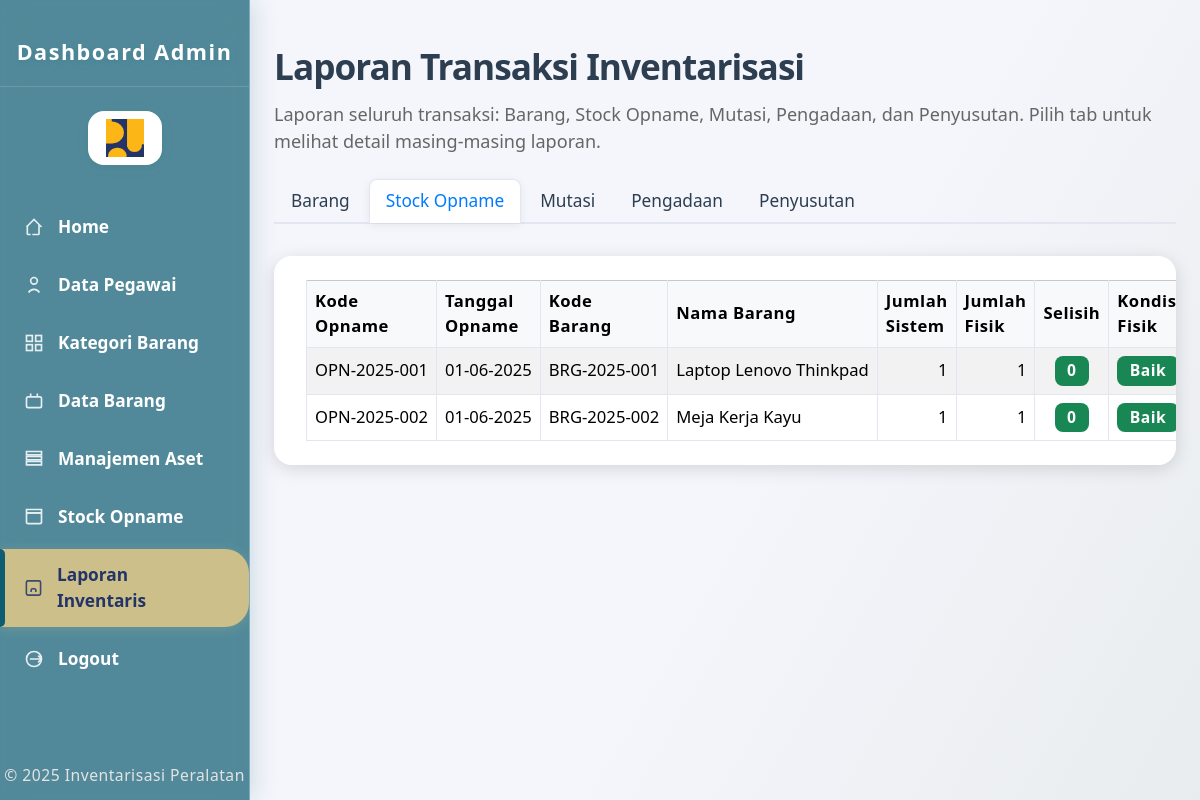
Page /admin/laporan/index.php?tab=stockopname (signed in) on the committed database.
### tables this page shows
CREATE TABLE `stock_opname` (
  `kode_opname` varchar(30) NOT NULL,
  `kode_barang` varchar(30) DEFAULT NULL,
  `nama_barang` varchar(100) DEFAULT NULL,
  `jumlah_sistem` int(11) DEFAULT NULL,
  `jumlah_fisik` int(11) DEFAULT NULL,
  `selisih` int(11) DEFAULT NULL,
  `kondisi_fisik` enum('baik','rusak_ringan','rusak_berat') DEFAULT NULL,
  `kode_pegawai` varchar(20) DEFAULT NULL,
  `nama_pegawai` varchar(100) DEFAULT NULL,
  `tanggal_opname` date NOT NULL,
  `catatan` text DEFAULT NULL,
  `dokumentasi` varchar(255) DEFAULT NULL
);

### admin/laporan/index.php (the view, shortened to what this page needs)
<?php
require_once __DIR__ . '/../../include/koneksi.php';
$title = 'Laporan Transaksi Inventarisasi';
$tab = $_GET['tab'] ?? 'barang';
$search = trim($_GET['search'] ?? '');
$status_filter = $_GET['status'] ?? '';
function tabActive($t, $tab) { return $t==$tab ? 'active' : ''; }
?>
<!DOCTYPE html>
<html lang="id">
<head>
    <link rel="stylesheet" href="../../assets/css/style.css">
    <link rel="stylesheet" href="../../assets/css/bootstrap.min.css">
    <link rel="stylesheet" href="../../assets/css/fontawesome-all.min.css">
</head>
<body>
<?php include_once __DIR__ . '/../../include/Sidebar.php'; ?>
<div class="main-content">
    <div class="page-title"><i class="fas fa-file-alt"></i> <?php echo $title; ?></div>
    <div class="desc">Laporan seluruh transaksi: Barang, Stock Opname, Mutasi, Pengadaan, dan Penyusutan. Pilih tab untuk melihat detail masing-masing laporan.</div>
    <ul class="nav nav-tabs" id="laporanTab" role="tablist">
      <li class="nav-item"><a class="nav-link <?php echo tabActive('barang',$tab); ?>" href="?tab=barang">Barang</a></li>
      <li class="nav-item"><a class="nav-link <?php echo tabActive('stockopname',$tab); ?>" href="?tab=stockopname">Stock Opname</a></li>
      <li class="nav-item"><a class="nav-link <?php echo tabActive('mutasi',$tab); ?>" href="?tab=mutasi">Mutasi</a></li>
      <li class="nav-item"><a class="nav-link <?php echo tabActive('pengadaan',$tab); ?>" href="?tab=pengadaan">Pengadaan</a></li>
      <li class="nav-item"><a class="nav-link <?php echo tabActive('penyusutan',$tab); ?>" href="?tab=penyusutan">Penyusutan</a></li>
    </ul>
    <div class="tab-content">
    <?php if($tab=='barang'): ?>
        <form class="filter-bar mb-3" method="get" action="">
            <input type="hidden" name="tab" value="barang">
            <div>
                <label for="search">Cari Barang</label>
                <input type="text" class="form-control" id="search" name="search" value="<?php echo htmlspecialchars($search); ?>" placeholder="Kode/Nama/Lokasi">
            </div>
            <div>
                <label for="status">Status</label>
                <select class="form-select" id="status" name="status">
                    <option value="all" <?php if($status_filter==''||$status_filter=='all')echo'selected';?>>Semua</option>
                    <option value="aktif" <?php if($status_filter=='aktif')echo'selected';?>>Aktif</option>
                    <option value="baik" <?php if($status_filter=='baik')echo'selected';?>>Baik</option>
                    <option value="rusak" <?php if($status_filter=='rusak')echo'selected';?>>Rusak</option>
                    <option value="hilang" <?php if($status_filter=='hilang')echo'selected';?>>Hilang</option>
                    <option value="dipinjam" <?php if($status_filter=='dipinjam')echo'selected';?>>Dipinjam</option>
                    <option value="siap_dilelang" <?php if($status_filter=='siap_dilelang')echo'selected';?>>Siap Dilelang</option>
                    <option value="dilelang" <?php if($status_filter=='dilelang')echo'selected';?>>Dilelang</option>
                    <option value="terjual" <?php if($status_filter=='terjual')echo'selected';?>>Terjual</option>
                    <option value="disumbangkan" <?php if($status_filter=='disumbangkan')echo'selected';?>>Disumbangkan</option>
                    <option value="didistribusikan" <?php if($status_filter=='didistribusikan')echo'selected';?>>Didistribusikan</option>
                    <option value="belum_didaftarkan" <?php if($status_filter=='belum_didaftarkan')echo'selected';?>>Belum Terdaftar</option>
                </select>
            </div>
            <div>
                <button type="submit" class="btn btn-primary"><i class="fas fa-search"></i> Filter</button>
                <a href="?tab=barang" class="btn btn-secondary"><i class="fas fa-sync"></i> Reset</a>
            </div>
        </form>
        <div class="invent-table table-responsive">
            <table class="table table-bordered table-hover table-striped align-middle mb-0">
                <thead class="table-light sticky-top">
                    <tr>
                        <th>Kode Barang</th>
                        <th>Nama Barang</th>
                        <th>Lokasi Penyimpanan</th>
                        <th>Status</th>
                        <th>Nilai Awal</th>
                    </tr>
                </thead>
                <tbody>
                    <?php
                    $where = $search ? "WHERE (kode_barang LIKE '%".$conn->real_escape_string($search)."%' OR nama_barang LIKE '%".$conn->real_escape_string($search)."%' OR lokasi_penyimpanan LIKE '%".$conn->real_escape_string($search)."%')" : '';
                    if ($status_filter && $status_filter != 'all') {
                        $where .= ($where ? ' AND ' : 'WHERE ') . "status='".$conn->real_escape_string($status_filter)."'";
                    } else {
                        $where .= ($where ? ' AND ' : 'WHERE ') . "status != 'non_aktif'";
                    }
                    $result = $conn->query("SELECT * FROM barang $where ORDER BY kode_barang ASC");
                    while ($row = $result->fetch_assoc()) {
                        $status = $row['status'];
                        $badge = 'secondary';
                        if ($status == 'baik' || $status == 'aktif') $badge = 'success';
                        elseif ($status == 'rusak' || $status == 'rusak_ringan') $badge = 'warning';
                        elseif ($status == 'rusak_berat' || $status == 'hilang') $badge = 'danger';
                        elseif ($status == 'dipinjam') $badge = 'info';
                        elseif ($status == 'dilelang' || $status == 'siap_dilelang') $badge = 'primary';
                        elseif ($status == 'terjual') $badge = 'dark';
                        elseif ($status == 'disumbangkan' || $status == 'didistribusikan') $badge = 'light';
                        elseif ($status == 'belum_didaftarkan') $badge = 'secondary';
                        echo "<tr>
                            <td>".$row['kode_barang']."</td>
                            <td>".htmlspecialchars($row['nama_barang'])."</td>
                            <td>".htmlspecialchars($row['lokasi_penyimpanan'])."</td>
                            <td><span class='badge bg-".$badge." text-capitalize'>".str_replace('_',' ',$status)."</span></td>
                            <td align='right'>".number_format($row['nilai_awal'], 2, ',', '.')."</td>
                        </tr>";
                    }
                    ?>
                </tbody>
            </table>
        </div>
    <?php elseif($tab=='stockopname'): ?>
        <div class="invent-table">
            <table class="table table-bordered table-hover table-striped align-middle mb-0">
                <thead class="table-light sticky-top">
                    <tr>
                        <th>Kode Opname</th>
                        <th>Tanggal Opname</th>
                        <th>Kode Barang</th>
                        <th>Nama Barang</th>
                        <th>Jumlah Sistem</th>
                        <th>Jumlah Fisik</th>
                        <th>Selisih</th>
                        <th>Kondisi Fisik</th>
                    </tr>
                </thead>
                <tbody>
                    <?php
                    $cekTable = $conn->query("SHOW TABLES LIKE 'stock_opname'");
                    if ($cekTable && $cekTable->num_rows > 0) {
                        $result = $conn->query("SELECT * FROM stock_opname");
                        while ($row = $result->fetch_assoc()) {
                            $kode_opname = isset($row['kode_opname']) ? $row['kode_opname'] : '-';
                            $tanggal_opname = isset($row['tanggal_opname']) ? date('d-m-Y', strtotime($row['tanggal_opname'])) : '-';
                            $kode_barang = isset($row['kode_barang']) ? $row['kode_barang'] : '-';
                            $nama_barang = isset($row['nama_barang']) ? $row['nama_barang'] : '-';
                            $jumlah_sistem = isset($row['jumlah_sistem']) ? $row['jumlah_sistem'] : '0';
                            $jumlah_fisik = isset($row['jumlah_fisik']) ? $row['jumlah_fisik'] : '0';
                            $selisih = isset($row['selisih']) ? $row['selisih'] : ($jumlah_fisik - $jumlah_sistem);
                            $kondisi_fisik = isset($row['kondisi_fisik']) ? $row['kondisi_fisik'] : '-';
                            $badge = 'secondary';
                            if ($kondisi_fisik == 'baik') $badge = 'success';
                            elseif ($kondisi_fisik == 'rusak_ringan') $badge = 'warning';
                            elseif ($kondisi_fisik == 'rusak_berat') $badge = 'danger';
                            $selisih_badge = ($selisih == 0) ? '<span class="badge bg-success">0</span>' : '<span class="badge bg-danger">'.$selisih.'</span>';
                    ?>
                            <tr>
                                <td><?php echo $kode_opname; ?></td>
                                <td><?php echo $tanggal_opname; ?></td>
                                <td><?php echo $kode_barang; ?></td>
                                <td><?php echo $nama_barang; ?></td>
                                <td align='right'><?php echo $jumlah_sistem; ?></td>
                                <td align='right'><?php echo $jumlah_fisik; ?></td>
                                <td align='center'><?php echo $selisih_badge; ?></td>
                                <td><span class='badge bg-<?php echo $badge; ?> text-capitalize'><?php echo str_replace('_',' ',$kondisi_fisik); ?></span></td>
                            </tr>
                    <?php
                        }
                    } else {
                        echo '<tr><td colspan="10" class="text-center text-danger">Tabel stock_opname tidak ditemukan di database.</td></tr>';
                    }
                    ?>
                </tbody>
            </table>
        </div>
    <?php endif; ?>
    </div>
</div>
</body>
</html>

### style.css (style rules this page uses)
html, body { height: 100%; }
body { font-family: 'Segoe UI', Arial, sans-serif; margin: 0; background: #fff; color: #0E5C71; padding-bottom: 54px; box-sizing: border-box; min-height: 100vh; display: flex; flex-direction: column; }

### admin/laporan/index.php (style rules this page uses)
body { background: linear-gradient(120deg, #f4f6fb 60%, #e9ecef 100%); }
.main-content { margin-left: 250px; min-height: 100vh; padding: 2.5rem 1.5rem; transition: margin .2s; }
.page-title { font-size: 2.2rem; font-weight: 700; color: #2c3e50; margin-bottom: .5rem; letter-spacing: -1px; }
.desc { color: #666; font-size: 1.13rem; margin-bottom: 1.5rem; }
.nav-tabs { margin-bottom: 2rem; border-bottom: 2px solid #e3e6f0; }
.nav-tabs .nav-link { font-size: 1.08rem; font-weight: 500; color: #2c3e50; border-radius: 8px 8px 0 0; margin-right: 2px; transition: background .2s; }
.nav-tabs .nav-link.active { background: #fff; border-color: #e3e6f0 #e3e6f0 #fff; color: #007bff; box-shadow: 0 2px 8px #0001; }
.invent-table { overflow-x: auto; background: #fff; border-radius: 18px; box-shadow: 0 4px 18px #0002; padding: 1.5rem 2rem; margin-bottom: 2rem; }
table { min-width: 950px; font-size: 1.04rem; }
thead.table-light th { position: sticky; top: 0; background: #f8f9fa; z-index: 2; font-weight: 600; letter-spacing: .5px; }
.table-bordered th, .table-bordered td { border: 1px solid #e3e6f0 !important; }
.table-striped tbody tr:nth-of-type(odd) { background: #f9fbfd; }
.badge { font-size: .98rem; padding: .45em .8em; border-radius: 8px; letter-spacing: .5px; }
td, th { vertical-align: middle !important; }
.table td { white-space: nowrap; text-overflow: ellipsis; overflow: hidden; max-width: 220px; }
.table th { background: #f8f9fa; }
.table thead th, .table tfoot th { border-top: none !important; }

### rows in the picture
stock_opname: kode_opname "OPN-2025-001", tanggal_opname "01-06-2025", kode_barang "BRG-2025-001", nama_barang "Laptop Lenovo Thinkpad", jumlah_sistem "1", jumlah_fisik "1", selisih "0", kondisi_fisik "Baik"
stock_opname: kode_opname "OPN-2025-002", tanggal_opname "01-06-2025", kode_barang "BRG-2025-002", nama_barang "Meja Kerja Kayu", jumlah_sistem "1", jumlah_fisik "1", selisih "0", kondisi_fisik "Baik"

### other values in the picture
$title "Laporan Transaksi Inventarisasi"
